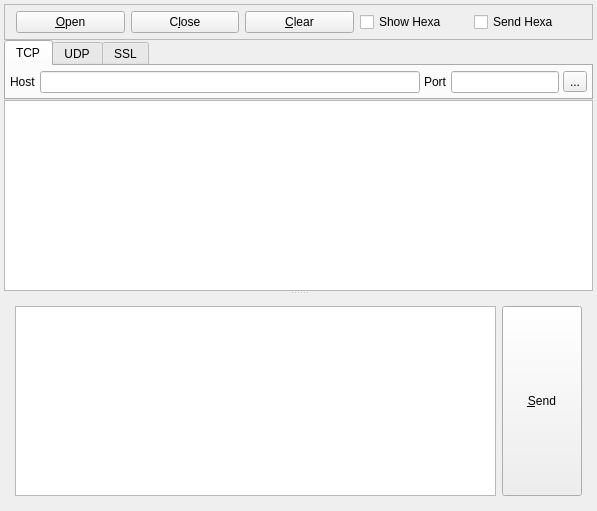
<?xml version="1.0" encoding="UTF-8"?>
<ui version="4.0">
 <class>Widget</class>
 <widget class="QWidget" name="Widget">
  <property name="geometry">
   <rect>
    <x>0</x>
    <y>0</y>
    <width>597</width>
    <height>511</height>
   </rect>
  </property>
  <property name="windowTitle">
   <string>NetClient</string>
  </property>
  <layout class="QGridLayout" name="gridLayout">
   <property name="leftMargin">
    <number>4</number>
   </property>
   <property name="topMargin">
    <number>4</number>
   </property>
   <property name="rightMargin">
    <number>4</number>
   </property>
   <property name="bottomMargin">
    <number>4</number>
   </property>
   <property name="spacing">
    <number>4</number>
   </property>
   <item row="0" column="0">
    <layout class="QVBoxLayout" name="mainLayout">
     <property name="spacing">
      <number>0</number>
     </property>
     <item>
      <widget class="QFrame" name="frameTop">
       <property name="minimumSize">
        <size>
         <width>0</width>
         <height>36</height>
        </size>
       </property>
       <property name="maximumSize">
        <size>
         <width>16777215</width>
         <height>39</height>
        </size>
       </property>
       <property name="frameShape">
        <enum>QFrame::StyledPanel</enum>
       </property>
       <property name="frameShadow">
        <enum>QFrame::Raised</enum>
       </property>
       <layout class="QGridLayout" name="gridLayout_2">
        <property name="topMargin">
         <number>0</number>
        </property>
        <property name="rightMargin">
         <number>9</number>
        </property>
        <property name="bottomMargin">
         <number>0</number>
        </property>
        <item row="0" column="0">
         <widget class="QPushButton" name="pbOpen">
          <property name="text">
           <string>&amp;Open</string>
          </property>
         </widget>
        </item>
        <item row="0" column="1">
         <widget class="QPushButton" name="pbClose">
          <property name="text">
           <string>C&amp;lose</string>
          </property>
         </widget>
        </item>
        <item row="0" column="2">
         <widget class="QPushButton" name="pbClear">
          <property name="text">
           <string>&amp;Clear</string>
          </property>
         </widget>
        </item>
        <item row="0" column="3">
         <widget class="QCheckBox" name="chkShowHexa">
          <property name="text">
           <string>Show Hexa</string>
          </property>
         </widget>
        </item>
        <item row="0" column="4">
         <widget class="QCheckBox" name="chkSendHexa">
          <property name="text">
           <string>Send Hexa</string>
          </property>
         </widget>
        </item>
       </layout>
      </widget>
     </item>
     <item>
      <widget class="QTabWidget" name="tabOption">
       <property name="sizePolicy">
        <sizepolicy hsizetype="Expanding" vsizetype="Minimum">
         <horstretch>0</horstretch>
         <verstretch>0</verstretch>
        </sizepolicy>
       </property>
       <property name="currentIndex">
        <number>0</number>
       </property>
       <widget class="QWidget" name="tabTcp">
        <attribute name="title">
         <string>TCP</string>
        </attribute>
        <layout class="QHBoxLayout" name="horizontalLayout_2" stretch="0,1,0,0,0">
         <property name="spacing">
          <number>4</number>
         </property>
         <property name="leftMargin">
          <number>4</number>
         </property>
         <property name="topMargin">
          <number>4</number>
         </property>
         <property name="rightMargin">
          <number>4</number>
         </property>
         <property name="bottomMargin">
          <number>4</number>
         </property>
         <item>
          <widget class="QLabel" name="lblTcpHost">
           <property name="text">
            <string>Host</string>
           </property>
          </widget>
         </item>
         <item>
          <widget class="QLineEdit" name="leTcpHost"/>
         </item>
         <item>
          <widget class="QLabel" name="lblTcpPort">
           <property name="text">
            <string>Port</string>
           </property>
          </widget>
         </item>
         <item>
          <widget class="QLineEdit" name="leTcpPort"/>
         </item>
         <item>
          <widget class="QToolButton" name="tbTcpAdvance">
           <property name="text">
            <string>...</string>
           </property>
          </widget>
         </item>
        </layout>
       </widget>
       <widget class="QWidget" name="tabUdp">
        <attribute name="title">
         <string>UDP</string>
        </attribute>
        <layout class="QHBoxLayout" name="horizontalLayout_3" stretch="0,1,0,0,0">
         <property name="spacing">
          <number>4</number>
         </property>
         <property name="leftMargin">
          <number>4</number>
         </property>
         <property name="topMargin">
          <number>4</number>
         </property>
         <property name="rightMargin">
          <number>4</number>
         </property>
         <property name="bottomMargin">
          <number>4</number>
         </property>
         <item>
          <widget class="QLabel" name="lblUdpHost">
           <property name="text">
            <string>Host</string>
           </property>
          </widget>
         </item>
         <item>
          <widget class="QLineEdit" name="leUdpHost"/>
         </item>
         <item>
          <widget class="QLabel" name="lblUdpPort">
           <property name="text">
            <string>Port</string>
           </property>
          </widget>
         </item>
         <item>
          <widget class="QLineEdit" name="leUdpPort"/>
         </item>
         <item>
          <widget class="QToolButton" name="tbUdpAdvance">
           <property name="text">
            <string>...</string>
           </property>
          </widget>
         </item>
        </layout>
       </widget>
       <widget class="QWidget" name="tabSsl">
        <attribute name="title">
         <string>SSL</string>
        </attribute>
        <layout class="QHBoxLayout" name="horizontalLayout_4" stretch="0,1,0,0,0">
         <property name="spacing">
          <number>4</number>
         </property>
         <property name="leftMargin">
          <number>4</number>
         </property>
         <property name="topMargin">
          <number>4</number>
         </property>
         <property name="rightMargin">
          <number>4</number>
         </property>
         <property name="bottomMargin">
          <number>4</number>
         </property>
         <item>
          <widget class="QLabel" name="lblSslHost">
           <property name="text">
            <string>Host</string>
           </property>
          </widget>
         </item>
         <item>
          <widget class="QLineEdit" name="leSslHost"/>
         </item>
         <item>
          <widget class="QLabel" name="lblSslPort">
           <property name="text">
            <string>Port</string>
           </property>
          </widget>
         </item>
         <item>
          <widget class="QLineEdit" name="leSslPort"/>
         </item>
         <item>
          <widget class="QToolButton" name="tbSslAdvanced">
           <property name="text">
            <string>...</string>
           </property>
          </widget>
         </item>
        </layout>
       </widget>
      </widget>
     </item>
     <item>
      <widget class="QSplitter" name="splitter">
       <property name="orientation">
        <enum>Qt::Vertical</enum>
       </property>
       <widget class="QPlainTextEdit" name="pteRecv">
        <property name="font">
         <font>
          <family>Courier New</family>
         </font>
        </property>
       </widget>
       <widget class="QWidget" name="layoutWidget">
        <layout class="QHBoxLayout" name="horizontalLayout">
         <item>
          <widget class="QPlainTextEdit" name="pteSend">
           <property name="font">
            <font>
             <family>Courier New</family>
            </font>
           </property>
          </widget>
         </item>
         <item>
          <widget class="QPushButton" name="pbSend">
           <property name="sizePolicy">
            <sizepolicy hsizetype="Minimum" vsizetype="Expanding">
             <horstretch>0</horstretch>
             <verstretch>0</verstretch>
            </sizepolicy>
           </property>
           <property name="text">
            <string>&amp;Send</string>
           </property>
          </widget>
         </item>
        </layout>
       </widget>
      </widget>
     </item>
    </layout>
   </item>
  </layout>
 </widget>
 <layoutdefault spacing="6" margin="11"/>
 <tabstops>
  <tabstop>pbOpen</tabstop>
  <tabstop>pbClose</tabstop>
  <tabstop>pbClear</tabstop>
  <tabstop>chkShowHexa</tabstop>
  <tabstop>chkSendHexa</tabstop>
  <tabstop>leTcpHost</tabstop>
  <tabstop>leTcpPort</tabstop>
  <tabstop>tbTcpAdvance</tabstop>
  <tabstop>leUdpHost</tabstop>
  <tabstop>leUdpPort</tabstop>
  <tabstop>tbUdpAdvance</tabstop>
  <tabstop>leSslHost</tabstop>
  <tabstop>leSslPort</tabstop>
  <tabstop>tbSslAdvanced</tabstop>
 </tabstops>
 <resources/>
 <connections/>
</ui>
